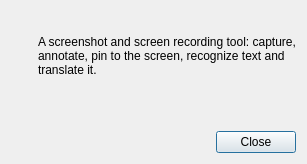
<?xml version="1.0" encoding="UTF-8"?>
<ui version="4.0">
 <class>AboutDialog</class>
 <widget class="QDialog" name="AboutDialog">
  <property name="windowTitle">
   <string>About Glimpse</string>
  </property>
  <layout class="QVBoxLayout" name="mainLayout">
   <property name="sizeConstraint">
    <enum>QLayout::SetFixedSize</enum>
   </property>
   <item>
    <layout class="QHBoxLayout" name="contentLayout">
     <property name="spacing">
      <number>20</number>
     </property>
     <item>
      <widget class="QLabel" name="iconLabel">
       <property name="alignment">
        <set>Qt::AlignHCenter|Qt::AlignTop</set>
       </property>
      </widget>
     </item>
     <item>
      <layout class="QVBoxLayout" name="textLayout">
       <property name="spacing">
        <number>10</number>
       </property>
       <item>
        <widget class="QLabel" name="titleLabel">
         <property name="textFormat">
          <enum>Qt::RichText</enum>
         </property>
        </widget>
       </item>
       <item>
        <widget class="QLabel" name="descriptionLabel">
         <property name="text">
          <string>A screenshot and screen recording tool: capture, annotate, pin to the screen, recognize text and translate it.</string>
         </property>
         <property name="wordWrap">
          <bool>true</bool>
         </property>
         <property name="minimumWidth">
          <number>360</number>
         </property>
        </widget>
       </item>
       <item>
        <widget class="QLabel" name="linksLabel">
         <property name="textFormat">
          <enum>Qt::RichText</enum>
         </property>
         <property name="openExternalLinks">
          <bool>true</bool>
         </property>
         <property name="textInteractionFlags">
          <set>Qt::TextBrowserInteraction</set>
         </property>
        </widget>
       </item>
       <item>
        <widget class="QLabel" name="licenseLabel">
         <property name="textFormat">
          <enum>Qt::RichText</enum>
         </property>
         <property name="openExternalLinks">
          <bool>true</bool>
         </property>
         <property name="wordWrap">
          <bool>true</bool>
         </property>
         <property name="textInteractionFlags">
          <set>Qt::TextBrowserInteraction</set>
         </property>
        </widget>
       </item>
      </layout>
     </item>
    </layout>
   </item>
   <item>
    <widget class="QDialogButtonBox" name="buttonBox">
     <property name="standardButtons">
      <set>QDialogButtonBox::Close</set>
     </property>
    </widget>
   </item>
  </layout>
 </widget>
 <resources/>
 <connections>
  <connection>
   <sender>buttonBox</sender>
   <signal>rejected()</signal>
   <receiver>AboutDialog</receiver>
   <slot>reject()</slot>
  </connection>
 </connections>
</ui>
